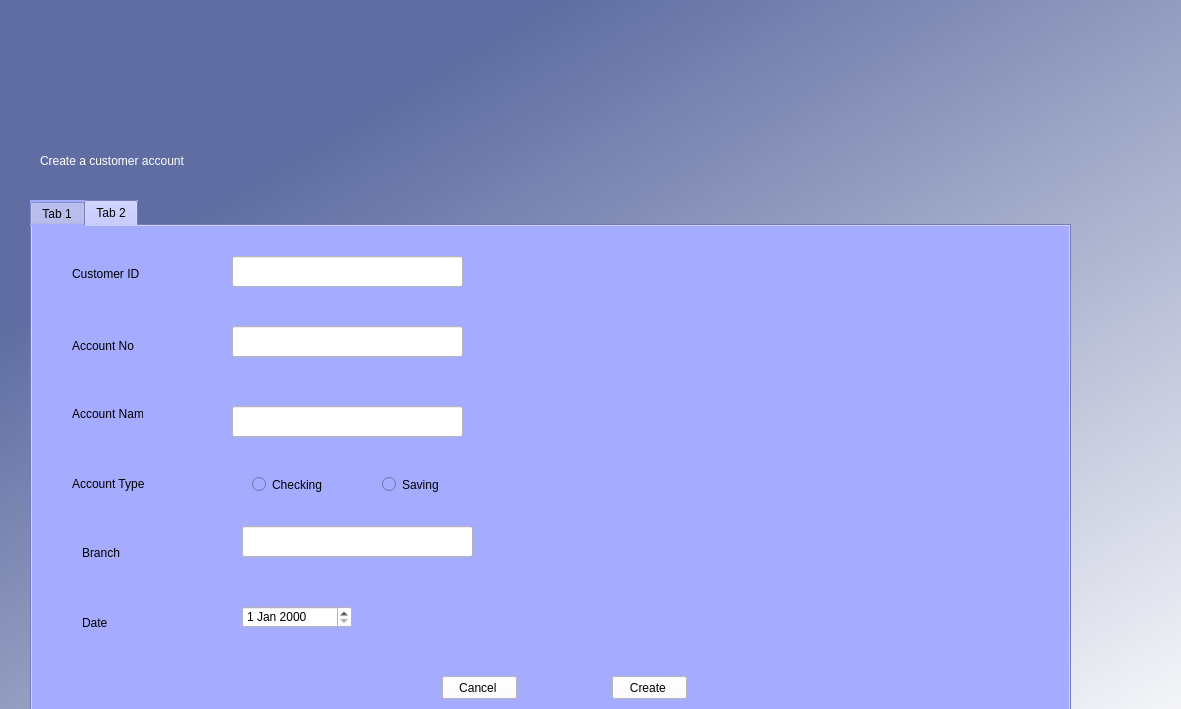
<?xml version="1.0" encoding="UTF-8"?>
<ui version="4.0">
 <class>createAccount</class>
 <widget class="QDialog" name="createAccount">
  <property name="geometry">
   <rect>
    <x>0</x>
    <y>0</y>
    <width>1181</width>
    <height>709</height>
   </rect>
  </property>
  <property name="windowTitle">
   <string>Rattler Bank Database</string>
  </property>
  <property name="windowIcon">
   <iconset>
    <normaloff>RB snake.png</normaloff>RB snake.png</iconset>
  </property>
  <property name="sizeGripEnabled">
   <bool>false</bool>
  </property>
  <widget class="QWidget" name="bgwidget" native="true">
   <property name="geometry">
    <rect>
     <x>0</x>
     <y>0</y>
     <width>1201</width>
     <height>801</height>
    </rect>
   </property>
   <property name="styleSheet">
    <string notr="true">QWidget#bgwidget{
background-color:qlineargradient(spread:pad, x1:0.242, y1:0.198727, x2:0.957, y2:1, stop:0 rgba(95, 109, 162, 255), stop:1 rgba(255, 255, 255, 255))}</string>
   </property>
   <widget class="QLabel" name="label_2">
    <property name="geometry">
     <rect>
      <x>160</x>
      <y>10</y>
      <width>851</width>
      <height>131</height>
     </rect>
    </property>
    <property name="text">
     <string/>
    </property>
    <property name="pixmap">
     <pixmap>../../../../Pictures/RB words.png</pixmap>
    </property>
    <property name="scaledContents">
     <bool>true</bool>
    </property>
   </widget>
   <widget class="QLabel" name="label_3">
    <property name="geometry">
     <rect>
      <x>40</x>
      <y>100</y>
      <width>481</width>
      <height>121</height>
     </rect>
    </property>
    <property name="styleSheet">
     <string notr="true">font: 14pt &quot;MS Shell Dlg 2&quot;; color:rgb(255, 255, 255)</string>
    </property>
    <property name="text">
     <string>Create a customer account</string>
    </property>
   </widget>
   <widget class="QTabWidget" name="tabWidget">
    <property name="geometry">
     <rect>
      <x>30</x>
      <y>200</y>
      <width>1041</width>
      <height>511</height>
     </rect>
    </property>
    <property name="styleSheet">
     <string notr="true">background-color: rgb(165, 171, 255);

</string>
    </property>
    <property name="currentIndex">
     <number>1</number>
    </property>
    <widget class="QWidget" name="View_2">
     <property name="whatsThis">
      <string>&lt;html&gt;&lt;head/&gt;&lt;body&gt;&lt;p&gt;View&lt;/p&gt;&lt;/body&gt;&lt;/html&gt;</string>
     </property>
     <attribute name="title">
      <string>Tab 1</string>
     </attribute>
     <widget class="QLabel" name="label">
      <property name="geometry">
       <rect>
        <x>30</x>
        <y>30</y>
        <width>71</width>
        <height>16</height>
       </rect>
      </property>
      <property name="text">
       <string>Customer ID</string>
      </property>
     </widget>
     <widget class="QLabel" name="label_4">
      <property name="geometry">
       <rect>
        <x>30</x>
        <y>90</y>
        <width>61</width>
        <height>20</height>
       </rect>
      </property>
      <property name="text">
       <string>Account No</string>
      </property>
     </widget>
     <widget class="QLabel" name="label_5">
      <property name="geometry">
       <rect>
        <x>30</x>
        <y>160</y>
        <width>81</width>
        <height>16</height>
       </rect>
      </property>
      <property name="text">
       <string>Account Name</string>
      </property>
     </widget>
     <widget class="QLabel" name="label_6">
      <property name="geometry">
       <rect>
        <x>30</x>
        <y>240</y>
        <width>81</width>
        <height>16</height>
       </rect>
      </property>
      <property name="text">
       <string>Account Type</string>
      </property>
     </widget>
     <widget class="QLabel" name="label_7">
      <property name="geometry">
       <rect>
        <x>40</x>
        <y>310</y>
        <width>47</width>
        <height>13</height>
       </rect>
      </property>
      <property name="text">
       <string>Branch</string>
      </property>
     </widget>
     <widget class="QLabel" name="label_8">
      <property name="geometry">
       <rect>
        <x>40</x>
        <y>380</y>
        <width>47</width>
        <height>13</height>
       </rect>
      </property>
      <property name="text">
       <string>Date </string>
      </property>
     </widget>
     <widget class="QLineEdit" name="AccountNo_2">
      <property name="geometry">
       <rect>
        <x>220</x>
        <y>80</y>
        <width>231</width>
        <height>31</height>
       </rect>
      </property>
      <property name="styleSheet">
       <string notr="true">background-color: rgb(255, 255, 255);</string>
      </property>
     </widget>
     <widget class="QLineEdit" name="AccountName_2">
      <property name="geometry">
       <rect>
        <x>220</x>
        <y>150</y>
        <width>231</width>
        <height>31</height>
       </rect>
      </property>
      <property name="styleSheet">
       <string notr="true">background-color: rgb(255, 255, 255);</string>
      </property>
     </widget>
     <widget class="QLineEdit" name="ViewBranch">
      <property name="geometry">
       <rect>
        <x>230</x>
        <y>280</y>
        <width>231</width>
        <height>31</height>
       </rect>
      </property>
      <property name="styleSheet">
       <string notr="true">background-color: rgb(255, 255, 255);</string>
      </property>
     </widget>
     <widget class="QLineEdit" name="CustomerID_2">
      <property name="geometry">
       <rect>
        <x>220</x>
        <y>20</y>
        <width>231</width>
        <height>31</height>
       </rect>
      </property>
      <property name="styleSheet">
       <string notr="true">background-color: rgb(255, 255, 255);</string>
      </property>
     </widget>
     <widget class="QPushButton" name="Cancel_2">
      <property name="geometry">
       <rect>
        <x>430</x>
        <y>430</y>
        <width>75</width>
        <height>23</height>
       </rect>
      </property>
      <property name="styleSheet">
       <string notr="true">background-color: rgb(255, 255, 255);</string>
      </property>
      <property name="text">
       <string>Cancel</string>
      </property>
     </widget>
     <widget class="QPushButton" name="Edit">
      <property name="geometry">
       <rect>
        <x>600</x>
        <y>430</y>
        <width>75</width>
        <height>23</height>
       </rect>
      </property>
      <property name="styleSheet">
       <string notr="true">background-color: rgb(255, 255, 255);</string>
      </property>
      <property name="text">
       <string>Edit</string>
      </property>
     </widget>
     <widget class="QPushButton" name="Delete">
      <property name="geometry">
       <rect>
        <x>780</x>
        <y>430</y>
        <width>75</width>
        <height>23</height>
       </rect>
      </property>
      <property name="styleSheet">
       <string notr="true">background-color: rgb(255, 255, 255);</string>
      </property>
      <property name="text">
       <string>Delete</string>
      </property>
     </widget>
     <widget class="QRadioButton" name="Checking_2">
      <property name="geometry">
       <rect>
        <x>230</x>
        <y>220</y>
        <width>82</width>
        <height>17</height>
       </rect>
      </property>
      <property name="text">
       <string>Checking </string>
      </property>
     </widget>
     <widget class="QRadioButton" name="Saving_2">
      <property name="geometry">
       <rect>
        <x>370</x>
        <y>220</y>
        <width>82</width>
        <height>17</height>
       </rect>
      </property>
      <property name="text">
       <string>Saving </string>
      </property>
     </widget>
     <widget class="QDateEdit" name="ViewAccountDate">
      <property name="geometry">
       <rect>
        <x>250</x>
        <y>370</y>
        <width>110</width>
        <height>22</height>
       </rect>
      </property>
      <property name="styleSheet">
       <string notr="true">background-color: rgb(255, 255, 255);</string>
      </property>
     </widget>
    </widget>
    <widget class="QWidget" name="Create">
     <attribute name="title">
      <string>Tab 2</string>
     </attribute>
     <widget class="QLabel" name="label_19">
      <property name="geometry">
       <rect>
        <x>40</x>
        <y>40</y>
        <width>71</width>
        <height>16</height>
       </rect>
      </property>
      <property name="text">
       <string>Customer ID</string>
      </property>
     </widget>
     <widget class="QLabel" name="label_20">
      <property name="geometry">
       <rect>
        <x>40</x>
        <y>110</y>
        <width>91</width>
        <height>20</height>
       </rect>
      </property>
      <property name="text">
       <string>Account No</string>
      </property>
     </widget>
     <widget class="QLabel" name="label_21">
      <property name="geometry">
       <rect>
        <x>40</x>
        <y>180</y>
        <width>71</width>
        <height>16</height>
       </rect>
      </property>
      <property name="text">
       <string>Account Name</string>
      </property>
     </widget>
     <widget class="QLabel" name="label_22">
      <property name="geometry">
       <rect>
        <x>40</x>
        <y>250</y>
        <width>81</width>
        <height>16</height>
       </rect>
      </property>
      <property name="text">
       <string>Account Type</string>
      </property>
     </widget>
     <widget class="QLabel" name="label_23">
      <property name="geometry">
       <rect>
        <x>50</x>
        <y>320</y>
        <width>47</width>
        <height>13</height>
       </rect>
      </property>
      <property name="text">
       <string>Branch </string>
      </property>
     </widget>
     <widget class="QLabel" name="label_24">
      <property name="geometry">
       <rect>
        <x>50</x>
        <y>390</y>
        <width>47</width>
        <height>13</height>
       </rect>
      </property>
      <property name="text">
       <string>Date</string>
      </property>
     </widget>
     <widget class="QPushButton" name="Cancel">
      <property name="geometry">
       <rect>
        <x>410</x>
        <y>450</y>
        <width>75</width>
        <height>23</height>
       </rect>
      </property>
      <property name="styleSheet">
       <string notr="true">background-color: rgb(255, 255, 255);</string>
      </property>
      <property name="text">
       <string>Cancel </string>
      </property>
     </widget>
     <widget class="QPushButton" name="Create_2">
      <property name="geometry">
       <rect>
        <x>580</x>
        <y>450</y>
        <width>75</width>
        <height>23</height>
       </rect>
      </property>
      <property name="styleSheet">
       <string notr="true">background-color: rgb(255, 255, 255);</string>
      </property>
      <property name="text">
       <string>Create </string>
      </property>
     </widget>
     <widget class="QLineEdit" name="CustomerID">
      <property name="geometry">
       <rect>
        <x>200</x>
        <y>30</y>
        <width>231</width>
        <height>31</height>
       </rect>
      </property>
      <property name="styleSheet">
       <string notr="true">background-color: rgb(255, 255, 255);</string>
      </property>
     </widget>
     <widget class="QLineEdit" name="AccountNo">
      <property name="geometry">
       <rect>
        <x>200</x>
        <y>100</y>
        <width>231</width>
        <height>31</height>
       </rect>
      </property>
      <property name="styleSheet">
       <string notr="true">background-color: rgb(255, 255, 255);</string>
      </property>
     </widget>
     <widget class="QLineEdit" name="AccountName">
      <property name="geometry">
       <rect>
        <x>200</x>
        <y>180</y>
        <width>231</width>
        <height>31</height>
       </rect>
      </property>
      <property name="styleSheet">
       <string notr="true">background-color: rgb(255, 255, 255);</string>
      </property>
     </widget>
     <widget class="QRadioButton" name="Checking">
      <property name="geometry">
       <rect>
        <x>220</x>
        <y>250</y>
        <width>82</width>
        <height>17</height>
       </rect>
      </property>
      <property name="text">
       <string>Checking </string>
      </property>
     </widget>
     <widget class="QRadioButton" name="Saving">
      <property name="geometry">
       <rect>
        <x>350</x>
        <y>250</y>
        <width>82</width>
        <height>17</height>
       </rect>
      </property>
      <property name="text">
       <string>Saving </string>
      </property>
     </widget>
     <widget class="QLineEdit" name="Branch">
      <property name="geometry">
       <rect>
        <x>210</x>
        <y>300</y>
        <width>231</width>
        <height>31</height>
       </rect>
      </property>
      <property name="styleSheet">
       <string notr="true">background-color: rgb(255, 255, 255);</string>
      </property>
     </widget>
     <widget class="QDateEdit" name="CreateAccountDate">
      <property name="geometry">
       <rect>
        <x>210</x>
        <y>380</y>
        <width>110</width>
        <height>22</height>
       </rect>
      </property>
      <property name="styleSheet">
       <string notr="true">background-color: rgb(255, 255, 255);</string>
      </property>
     </widget>
    </widget>
   </widget>
  </widget>
 </widget>
 <resources/>
 <connections/>
</ui>
